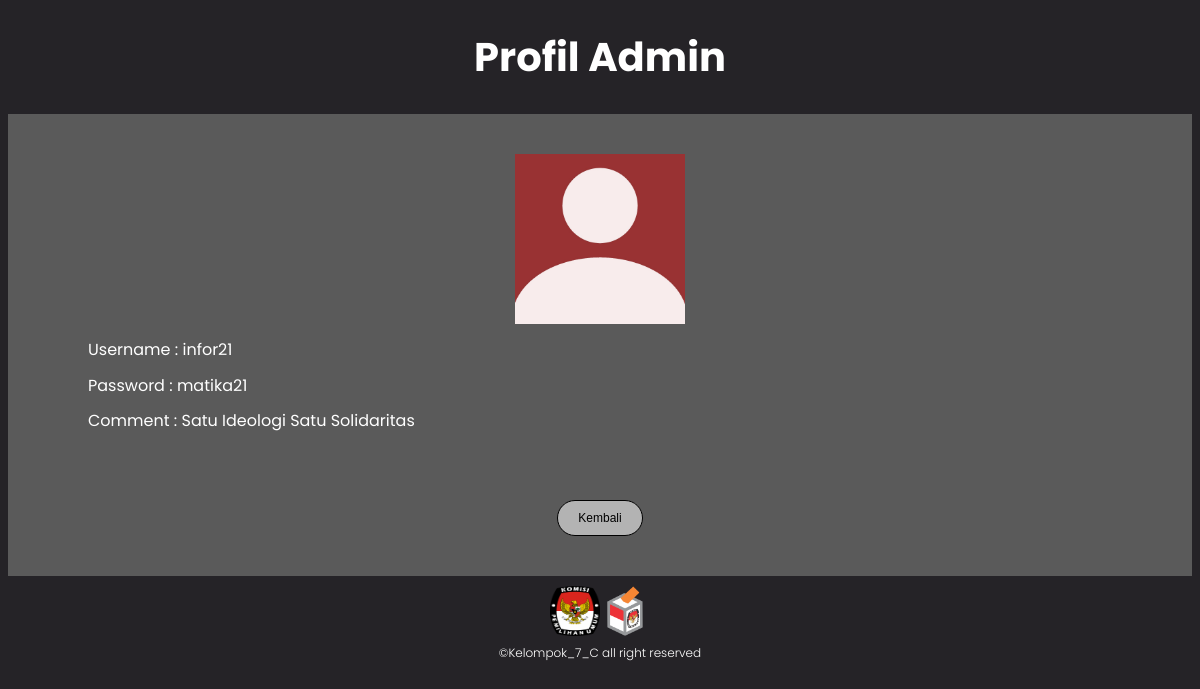
Screenshot of /profil_admin.php (signed in) with the database file from the repository.
### tables this page shows
CREATE TABLE `data_admin` (
  `username` varchar(10) NOT NULL,
  `pass` varchar(10) NOT NULL,
  `img` varchar(30) NOT NULL,
  `komen` varchar(200) NOT NULL,
  PRIMARY KEY (`username`)
);

### profil_admin.php (the view, shortened to what this page needs)
<?php
    include "koneksi.php";
?>
<!DOCTYPE html>
<html lang="en">
<head>
</head>
<body>
    <?php
        $tampildat    =mysqli_query($conn, "SELECT * FROM data_admin WHERE username='$_SESSION[username]'");
        $dat    =mysqli_fetch_array($tampildat);
    ?>
    <h2>Profil Admin</h2>
    <div class="container">
        <img src="<?=$dat['img']?>" alt="">
            <ul>
                <li>
                    <p>Username : <?=$dat['username']?></p>
                    <p>Password : <?=$dat['pass']?></p>
                    <p>Comment : <?=$dat['komen']?></p>
                </li>
                    <br><br>
            </ul>
        <a href="menu_admin.php">
            <button>Kembali</button>
        </a>
    </div>
    <div class="kpu">
        <div class="img">
            <img src="KPU.png" alt="">
        </div>
        <div class="img">
            <img src="kotak.png" alt="">
        </div>
    </div>
    <h3 class="copyright">©Kelompok_7_C all right reserved</h3>
</body>
</html>

### profil_admin.php (style rules this page uses)
body { background-color:rgb(37, 35, 39); font-family: "Poppins", sans-serif; line-height: 1.2; overflow-x: hidden; color: white; }
li { list-style-type: none; }
img { display: block; margin-left: auto; margin-right: auto; width: 170px; height: auto; }
a { text-decoration: none; }
a button { background-color: rgb(179, 179, 179); border: 1px solid rgb(0, 0, 0); padding: 10px 20px; color: rgb(0, 0, 0); border-radius: 50px; font-size: 12px; margin: 0 auto; display: block; transition: 0.2s ease-in-out 0s; }
h2 { text-align: center; font-size: 40px; }
.container { background-color: rgb(90, 90, 90); padding: 40px; }
.copyright { font-size: 12px; color: white; text-align: center; font-weight: 300; margin: auto; }
.kpu img { display: block; margin-left: auto; margin-right: auto; width: 50px; height: 50px; }
.kpu { display: flex; justify-content: center; flex-wrap: wrap; margin: auto; padding: 10px; border-radius: 20px; }

### rows the page displays
data_admin: img (placeholder picture), username "infor21", pass "matika21", komen "Satu Ideologi Satu Solidaritas"
